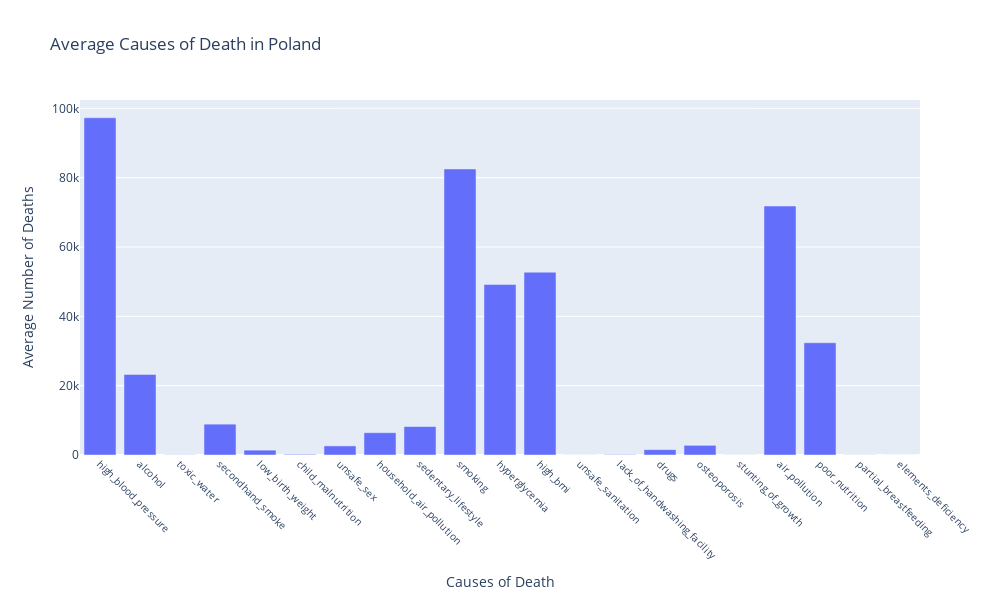

Notebook code for this chart:
### Code cell
# Register the function to be called when dropdown value changes
country_dropdown.observe(on_dropdown_change, names='value')
year_dropdown.observe(on_dropdown_change, names='value')

# Display the dropdown widget and initial plot
display(country_dropdown)
display(year_dropdown)

# Get the initial selected country from the dropdown menu
selected_country = country_dropdown.value
selected_year = year_dropdown.value

# Update the plot for the initial selection
update_plot(selected_country, selected_year)

### Figure 1 — Plotly figure (JSON) as saved in the notebook; plotly's stock layout.template omitted (floating-point values rounded to 4 significant figures)
{"data": [{"alignmentgroup": "True", "hovertemplate": "Causes of Death=%{x}<br>Average Number of Deaths=%{y}<extra></extra>", "legendgroup": "", "marker": {"color": "#636efa", "pattern": {"shape": ""}}, "name": "", "offsetgroup": "", "orientation": "v", "showlegend": false, "textposition": "auto", "type": "bar", "x": ["high_blood_pressure", "alcohol", "toxic_water", "secondhand_smoke", "low_birth_weight", "child_malnutrition", "unsafe_sex", "household_air_pollution", "sedentary_lifestyle", "smoking", "hyperglycemia", "high_bmi", "unsafe_sanitation", "lack_of_handwashing_facility", "drugs", "osteoporosis", "stunting_of_growth", "air_pollution", "poor_nutrition", "partial_breastfeeding", "elements_deficiency"], "xaxis": "x", "y": [97270.0, 23230.0, 44.8, 8898.0, 1398.0, 194.6, 2622.0, 6426.0, 8201.0, 82500.0, 49190.0, 52730.0, 12.83, 101.7, 1545.0, 2786.0, 17.7, 71810.0, 32380.0, 27.87, 4.933], "yaxis": "y"}], "layout": {"barmode": "relative", "height": 600, "legend": {"tracegroupgap": 0}, "title": {"text": "Average Causes of Death in Poland"}, "width": 1000, "xaxis": {"anchor": "y", "autorange": true, "domain": [0, 1], "range": [-0.5, 20.5], "tickangle": 45, "tickfont": {"size": 10}, "title": {"text": "Causes of Death"}, "type": "category"}, "yaxis": {"anchor": "x", "autorange": true, "domain": [0, 1], "range": [0, 102400.0], "title": {"text": "Average Number of Deaths"}, "type": "linear"}}}
